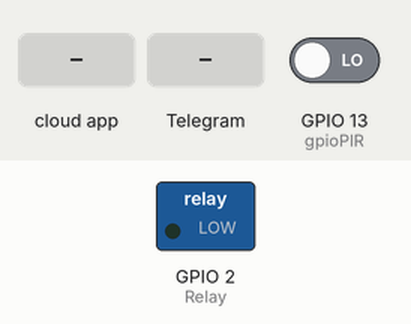
This sketch was run on a simulated ESP32. Parts: switched loads named in the sketch (green lamp = pin HIGH). Inputs (shaded band) come from the test bench; at power-on: GPIO 13 (gpioPIR) LOW. WiFi joins after 1.5 s; servers stay silent unless stated; no MQTT or app messages arrive unless stated; the camera gives no picture; what the sketch prints to the serial monitor is not drawn.

Above: at 3.0 s.
3.1 s: the phone or cloud app sets onoff to on
At 4.6 s:
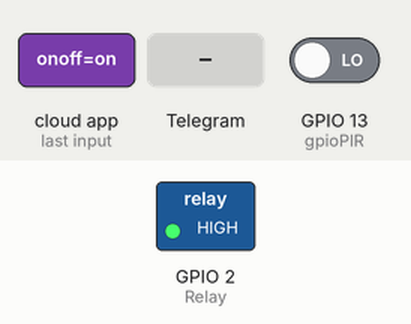
10.0 s: Telegram message "/start" received
At 14.4 s:
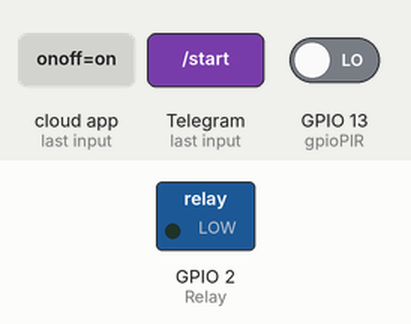
Timing chart, 0 to 15.9 s (numbered marks = the images above; inputs shaded):
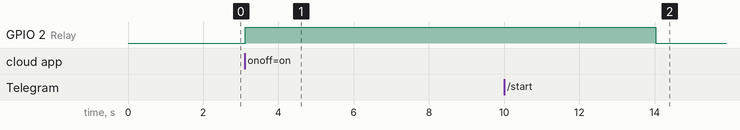

Measured:
- after the input at 3.1 s, GPIO 2 (Relay): LOW → HIGH at once
- after the input at 10.0 s, GPIO 2 (Relay): HIGH → LOW after 4.0 s

The sketch:

CAM-PIR-TELEGRAM.ino
```cpp
//Viral Science www.youtube.com/c/viralscience  www.viralsciencecreativity.com
//ESP Camera Artificial Intelligence Face Detection Automatic Door Lock
#include "esp_camera.h"
#include <WiFi.h>
#include "Adafruit_MQTT.h"
#include "Adafruit_MQTT_Client.h"
#include <WiFiClientSecure.h>
#include "soc/soc.h"
#include "soc/rtc_cntl_reg.h"
#include "esp_camera.h"
#include <UniversalTelegramBot.h>
#include <ArduinoJson.h>


//MQTT

/************************* Adafruit.io Setup *********************************/

#define AIO_SERVER      "io.adafruit.com"
#define AIO_SERVERPORT  1883                   // use 8883 for SSL
#define AIO_USERNAME        "thanhvan294"
#define AIO_KEY             "aio_uejx57ylyTcuynUsZaureKlQUfBX"


// Create an ESP8266 WiFiClient class to connect to the MQTT server.
WiFiClient client;

// Setup the MQTT client class by passing in the WiFi client and MQTT server and login details.
Adafruit_MQTT_Client mqtt(&client, AIO_SERVER, AIO_SERVERPORT, AIO_USERNAME, AIO_KEY);

// Setup a feed called 'onoff' for subscribing to changes.
Adafruit_MQTT_Subscribe onoffbutton = Adafruit_MQTT_Subscribe(&mqtt, AIO_USERNAME "/feeds/onoff");

void MQTT_connect();


// WARNING!!! Make sure that you have either selected ESP32 Wrover Module,
//            or another board which has PSRAM enableD
//

// Select camera model
//#define CAMERA_MODEL_WROVER_KIT
//#define CAMERA_MODEL_ESP_EYE
//#define CAMERA_MODEL_M5STACK_PSRAM
//#define CAMERA_MODEL_M5STACK_WIDE
#define CAMERA_MODEL_AI_THINKER
#define Relay 2
#define gpioPIR 13   //PIR Motion Sensor

#include "camera_pins.h"


const char* ssid = "UIT Public";
const char* password = "";


// Initialize Telegram BOT
String BOTtoken = "1409364945:AAH-ErP4U7KdlQg3CC9OjLoMqrWU4vKouGU";  // your Bot Token (Get from Botfather)

// Use @myidbot to find out the chat ID of an individual or a group
// Also note that you need to click "start" on a bot before it can
// message you
String CHAT_ID = "1410955777";

bool sendPhoto = false;


//Checks for new messages every 1 second.
int botRequestDelay = 1000;
unsigned long lastTimeBotRan;

void startCameraServer();

boolean activateRelay = false;
long prevMillis=0;
int interval = 3000;

WiFiClientSecure client_tcp;
UniversalTelegramBot bot(BOTtoken, client_tcp);

void setup() {
  pinMode(Relay,OUTPUT);

  digitalWrite(Relay,LOW);

    WRITE_PERI_REG(RTC_CNTL_BROWN_OUT_REG, 0);

  Serial.begin(115200);
  Serial.setDebugOutput(true);
  Serial.println();

  camera_config_t config;
  config.ledc_channel = LEDC_CHANNEL_0;
  config.ledc_timer = LEDC_TIMER_0;
  config.pin_d0 = Y2_GPIO_NUM;
  config.pin_d1 = Y3_GPIO_NUM;
  config.pin_d2 = Y4_GPIO_NUM;
  config.pin_d3 = Y5_GPIO_NUM;
  config.pin_d4 = Y6_GPIO_NUM;
  config.pin_d5 = Y7_GPIO_NUM;
  config.pin_d6 = Y8_GPIO_NUM;
  config.pin_d7 = Y9_GPIO_NUM;
  config.pin_xclk = XCLK_GPIO_NUM;
  config.pin_pclk = PCLK_GPIO_NUM;
  config.pin_vsync = VSYNC_GPIO_NUM;
  config.pin_href = HREF_GPIO_NUM;
  config.pin_sscb_sda = SIOD_GPIO_NUM;
  config.pin_sscb_scl = SIOC_GPIO_NUM;
  config.pin_pwdn = PWDN_GPIO_NUM;
  config.pin_reset = RESET_GPIO_NUM;
  config.xclk_freq_hz = 20000000;
  config.pixel_format = PIXFORMAT_JPEG;
  //init with high specs to pre-allocate larger buffers
  if(psramFound()){
    config.frame_size = FRAMESIZE_UXGA;
    config.jpeg_quality = 10;
    config.fb_count = 2;
  } else {
    config.frame_size = FRAMESIZE_SVGA;
    config.jpeg_quality = 12;
    config.fb_count = 1;
  }

#if defined(CAMERA_MODEL_ESP_EYE)
  pinMode(13, INPUT_PULLUP);
  pinMode(14, INPUT_PULLUP);
#endif

  // camera init
  esp_err_t err = esp_camera_init(&config);
  if (err != ESP_OK) {
    Serial.printf("Camera init failed with error 0x%x", err);
    return;
  }

  sensor_t * s = esp_camera_sensor_get();
  //initial sensors are flipped vertically and colors are a bit saturated
  if (s->id.PID == OV3660_PID) {
    s->set_vflip(s, 1);//flip it back
    s->set_brightness(s, 1);//up the blightness just a bit
    s->set_saturation(s, -2);//lower the saturation
  }
  //drop down frame size for higher initial frame rate
  s->set_framesize(s, FRAMESIZE_QVGA);

#if defined(CAMERA_MODEL_M5STACK_WIDE)
  s->set_vflip(s, 1);
  s->set_hmirror(s, 1);
#endif

  WiFi.begin(ssid, password);

  while (WiFi.status() != WL_CONNECTED) {
    delay(500);
    Serial.print(".");
  }
  Serial.println("");
  Serial.println("WiFi connected");

  startCameraServer();

  Serial.print("Camera Ready! Use 'http://");
  Serial.print(WiFi.localIP());
  Serial.println("' to connect");

    // Setup MQTT subscription for onoff feed.
  mqtt.subscribe(&onoffbutton);

}

uint32_t x=0;

void loop() {
  //   telegram
   pinMode(gpioPIR, INPUT_PULLUP);
  int v = digitalRead(gpioPIR);
  Serial.println(v);
  if (v==1)
  {
    alerts2Telegram(BOTtoken, CHAT_ID);
    delay(10000);
  }


  if (millis() > lastTimeBotRan + botRequestDelay)  {
    int numNewMessages = bot.getUpdates(bot.last_message_received + 1);
    while (numNewMessages) {
      Serial.println("got response");
      handleNewMessages(numNewMessages);
      numNewMessages = bot.getUpdates(bot.last_message_received + 1);
    }
    lastTimeBotRan = millis();
  }

//   MQTT
      MQTT_connect();

  // this is our 'wait for incoming subscription packets' busy subloop
        // try to spend your time here

        Adafruit_MQTT_Subscribe *subscription;
        while ((subscription = mqtt.readSubscription(5000))) {
          if (subscription == &onoffbutton) {
            Serial.print(F("MQTTvalue: "));
            Serial.println((char *)onoffbutton.lastread);

            String response = (char *)onoffbutton.lastread;

            if (response == "on"){
                digitalWrite(Relay, HIGH);
                activateRelay = true;
                Serial.println("OPEN THE DOOR  fb:)");
            }

          }
        }

}


//telegram
void handleNewMessages(int numNewMessages) {
  Serial.print("Handle New Messages: ");
  Serial.println(numNewMessages);

  for (int i = 0; i < numNewMessages; i++) {
    String chat_id = String(bot.messages[i].chat_id);
    if (chat_id != CHAT_ID){
      bot.sendMessage(chat_id, "Unauthorized user", "");
      continue;
    }

    // Print the received message
    String text = bot.messages[i].text;
    Serial.println(text);

    String from_name = bot.messages[i].from_name;
    if (text == "/start") {
      String welcome = "Welcome , " + from_name + "\n";
      welcome += "Use the following commands to interact with the ESP32-CAM \n";
      welcome += "/open : open the door\n";
      bot.sendMessage(CHAT_ID, welcome, "");
    }
    if( activateRelay==false)
    {
    activateRelay=true;
    prevMillis=millis();
    }

    if (text == "/open") {
      digitalWrite(Relay, HIGH);
      activateRelay = true;
      Serial.println("OPEN THE DOOR :)");
    }


    if (activateRelay == true && millis()-prevMillis > interval)
    {
      activateRelay=false;
      digitalWrite(Relay, LOW);

    }


  }
}


String alerts2Telegram(String BOTtoken, String CHAT_ID)
{
  const char* myDomain = "api.telegram.org";
  String getAll="", getBody = "";

  camera_fb_t * fb = NULL;
  fb = esp_camera_fb_get();
  if(!fb)
{
    Serial.println("Camera capture failed");
    delay(1000);
    ESP.restart();
    return "Camera capture failed";
  }


  if (client_tcp.connect(myDomain, 443))
{
    Serial.println("Connected to " + String(myDomain));

    String head = "--India\r\nContent-Disposition: form-data; name=\"chat_id\"; \r\n\r\n" + CHAT_ID + "\r\n--India\r\nContent-Disposition: form-data; name=\"photo\"; filename=\"esp32-cam.jpg\"\r\nContent-Type: image/jpeg\r\n\r\n";
    String tail = "\r\n--India--\r\n";

    uint16_t imageLen = fb->len;
    uint16_t extraLen = head.length() + tail.length();
    uint16_t totalLen = imageLen + extraLen;

    client_tcp.println("POST /bot"+BOTtoken+"/sendPhoto HTTP/1.1");
    client_tcp.println("Host: " + String(myDomain));
    client_tcp.println("Content-Length: " + String(totalLen));
    client_tcp.println("Content-Type: multipart/form-data; boundary=India");
    client_tcp.println();
    client_tcp.print(head);

    uint8_t *fbBuf = fb->buf;
    size_t fbLen = fb->len;


    for (size_t n=0;n<fbLen;n=n+1024)
 {

      if (n+1024<fbLen)
{
        client_tcp.write(fbBuf, 1024);
        fbBuf += 1024;
      }
      else if (fbLen%1024>0)
{
        size_t remainder = fbLen%1024;
        client_tcp.write(fbBuf, remainder);
      }
    }

    client_tcp.print(tail);

    esp_camera_fb_return(fb);

    int waitTime = 10000;   // timeout 10 seconds
    long startTime = millis();
    boolean state = false;

    while ((startTime + waitTime) > millis())
    {
      Serial.print(".");
      delay(100);
      while (client_tcp.available())
      {
          char c = client_tcp.read();
          if (c == '\n')
          {
            if (getAll.length()==0) state=true;
            getAll = "";
          }
          else if (c != '\r')
            getAll += String(c);
          if (state==true) getBody += String(c);
          startTime = millis();
       }
       if (getBody.length()>0) break;
    }
    client_tcp.stop();
    Serial.println(getBody);
  }
  else {
    getBody = "Connection to telegram failed.";
    Serial.println("Connection to telegram failed.");
  }

  return getBody;
}

// Function to connect and reconnect as necessary to the MQTT server.
// Should be called in the loop function and it will take care if connecting.
void MQTT_connect() {
  int8_t ret;

  // Stop if already connected.
  if (mqtt.connected()) {
    return;
  }

  Serial.print("Connecting to MQTT... ");

  uint8_t retries = 3;
  while ((ret = mqtt.connect()) != 0) { // connect will return 0 for connected
       Serial.println(mqtt.connectErrorString(ret));
       Serial.println("Retrying MQTT connection in 5 seconds...");
       mqtt.disconnect();
       delay(5000);  // wait 5 seconds
       retries--;
       if (retries == 0) {
         // basically die and wait for WDT to reset me
         while (1);
       }
  }
  Serial.println("MQTT Connected!");
}
```

camera_pins.h
```cpp
#if defined(CAMERA_MODEL_WROVER_KIT)
#define PWDN_GPIO_NUM    -1
#define RESET_GPIO_NUM   -1
#define XCLK_GPIO_NUM    21
#define SIOD_GPIO_NUM    26
#define SIOC_GPIO_NUM    27

#define Y9_GPIO_NUM      35
#define Y8_GPIO_NUM      34
#define Y7_GPIO_NUM      39
#define Y6_GPIO_NUM      36
#define Y5_GPIO_NUM      19
#define Y4_GPIO_NUM      18
#define Y3_GPIO_NUM       5
#define Y2_GPIO_NUM       4
#define VSYNC_GPIO_NUM   25
#define HREF_GPIO_NUM    23
#define PCLK_GPIO_NUM    22

#elif defined(CAMERA_MODEL_ESP_EYE)
#define PWDN_GPIO_NUM    -1
#define RESET_GPIO_NUM   -1
#define XCLK_GPIO_NUM    4
#define SIOD_GPIO_NUM    18
#define SIOC_GPIO_NUM    23

#define Y9_GPIO_NUM      36
#define Y8_GPIO_NUM      37
#define Y7_GPIO_NUM      38
#define Y6_GPIO_NUM      39
#define Y5_GPIO_NUM      35
#define Y4_GPIO_NUM      14
#define Y3_GPIO_NUM      13
#define Y2_GPIO_NUM      34
#define VSYNC_GPIO_NUM   5
#define HREF_GPIO_NUM    27
#define PCLK_GPIO_NUM    25

#elif defined(CAMERA_MODEL_M5STACK_PSRAM)
#define PWDN_GPIO_NUM     -1
#define RESET_GPIO_NUM    15
#define XCLK_GPIO_NUM     27
#define SIOD_GPIO_NUM     25
#define SIOC_GPIO_NUM     23

#define Y9_GPIO_NUM       19
#define Y8_GPIO_NUM       36
#define Y7_GPIO_NUM       18
#define Y6_GPIO_NUM       39
#define Y5_GPIO_NUM        5
#define Y4_GPIO_NUM       34
#define Y3_GPIO_NUM       35
#define Y2_GPIO_NUM       32
#define VSYNC_GPIO_NUM    22
#define HREF_GPIO_NUM     26
#define PCLK_GPIO_NUM     21

#elif defined(CAMERA_MODEL_M5STACK_WIDE)
#define PWDN_GPIO_NUM     -1
#define RESET_GPIO_NUM    15
#define XCLK_GPIO_NUM     27
#define SIOD_GPIO_NUM     22
#define SIOC_GPIO_NUM     23

#define Y9_GPIO_NUM       19
#define Y8_GPIO_NUM       36
#define Y7_GPIO_NUM       18
#define Y6_GPIO_NUM       39
#define Y5_GPIO_NUM        5
#define Y4_GPIO_NUM       34
#define Y3_GPIO_NUM       35
#define Y2_GPIO_NUM       32
#define VSYNC_GPIO_NUM    25
#define HREF_GPIO_NUM     26
#define PCLK_GPIO_NUM     21

#elif defined(CAMERA_MODEL_AI_THINKER)
#define PWDN_GPIO_NUM     32
#define RESET_GPIO_NUM    -1
#define XCLK_GPIO_NUM      0
#define SIOD_GPIO_NUM     26
#define SIOC_GPIO_NUM     27

#define Y9_GPIO_NUM       35
#define Y8_GPIO_NUM       34
#define Y7_GPIO_NUM       39
#define Y6_GPIO_NUM       36
#define Y5_GPIO_NUM       21
#define Y4_GPIO_NUM       19
#define Y3_GPIO_NUM       18
#define Y2_GPIO_NUM        5
#define VSYNC_GPIO_NUM    25
#define HREF_GPIO_NUM     23
#define PCLK_GPIO_NUM     22

#else
#error "Camera model not selected"
#endif
```
